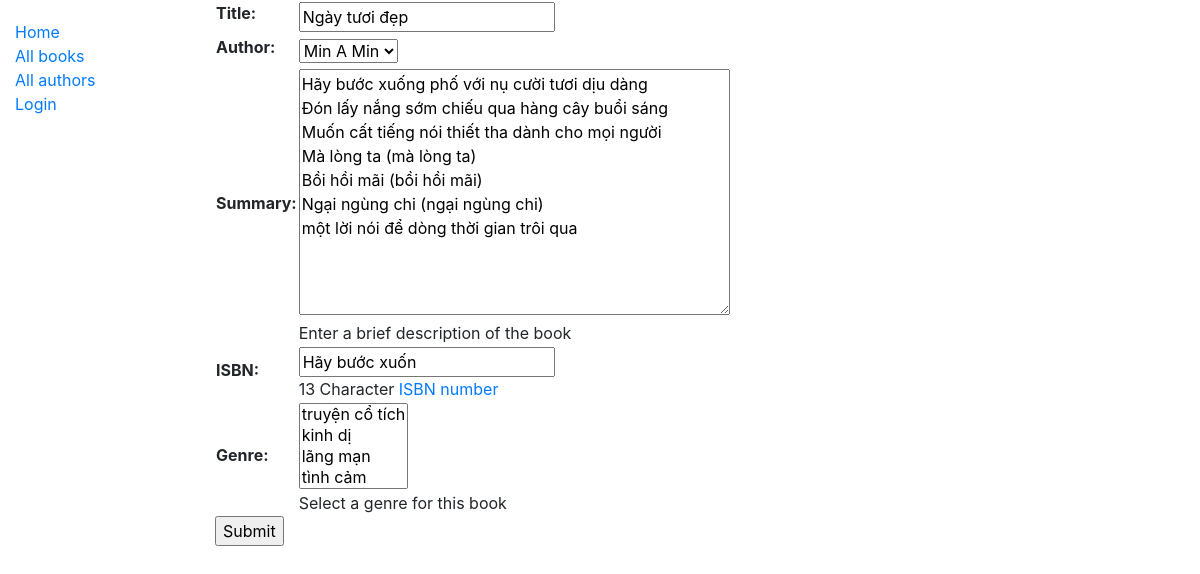
Page /catalog/book/1/update/ on the committed database.
### catalog/models.py (models this page shows, shortened)
class Book(models.Model):
    title = models.CharField(max_length=200)
    author = models.ForeignKey('Author', on_delete=models.SET_NULL, null=True)
    summary = models.TextField(max_length=1000, help_text='Enter a brief description of the book')
    isbn = models.CharField('ISBN', max_length=13,
                            help_text='13 Character <a href="https://www.isbn-international.org/content/what-isbn">ISBN number</a>')
    genre = models.ManyToManyField(Genre, help_text='Select a genre for this book')
    def display_genre(self):
        """Create a string for the Genre. This is required to display genre in Admin."""
        return ', '.join(genre.name for genre in self.genre.all()[:3])
    display_genre.short_description = 'Genre'

### catalog/views.py (the view)
# urls.py: path('book/<int:pk>/update/', views.BookUpdate.as_view(), name='book_update'),
class BookUpdate(UpdateView):
    model = Book
    fields = ['title', 'author', 'summary', 'isbn', 'genre']

### catalog/models.py (called while the page is built)
    def __str__(self):
        return self.name

    def __str__(self):
        return f'{self.last_name} {self.first_name}'

### catalog/templates/catalog/book_form.html (shortened to what this page needs)
{% extends "base_generic.html" %}
{% block content %}
  <form action="" method="post">
    <table>
    {{ form.as_table }}
    </table>
    <input type="submit" value="Submit">
  </form>
{% endblock %}

### rows in the picture
Book: title "Ngày tươi đẹp", author "Min A Min", summary "Hãy bước xuống phố với nụ cười tươi dịu dàng Đón lấy nắng sớm chiếu qua hàng cây buổi sáng Muốn cất tiếng nói thiết tha dành cho mọi người Mà lòng ta (mà lòng ta) Bồi hồi mãi (bồi hồi mãi) Ngại ngùng chi (ngại ngùng chi) một lời nói để dòng thời gian trôi qua", isbn "Hãy bước xuốn"
